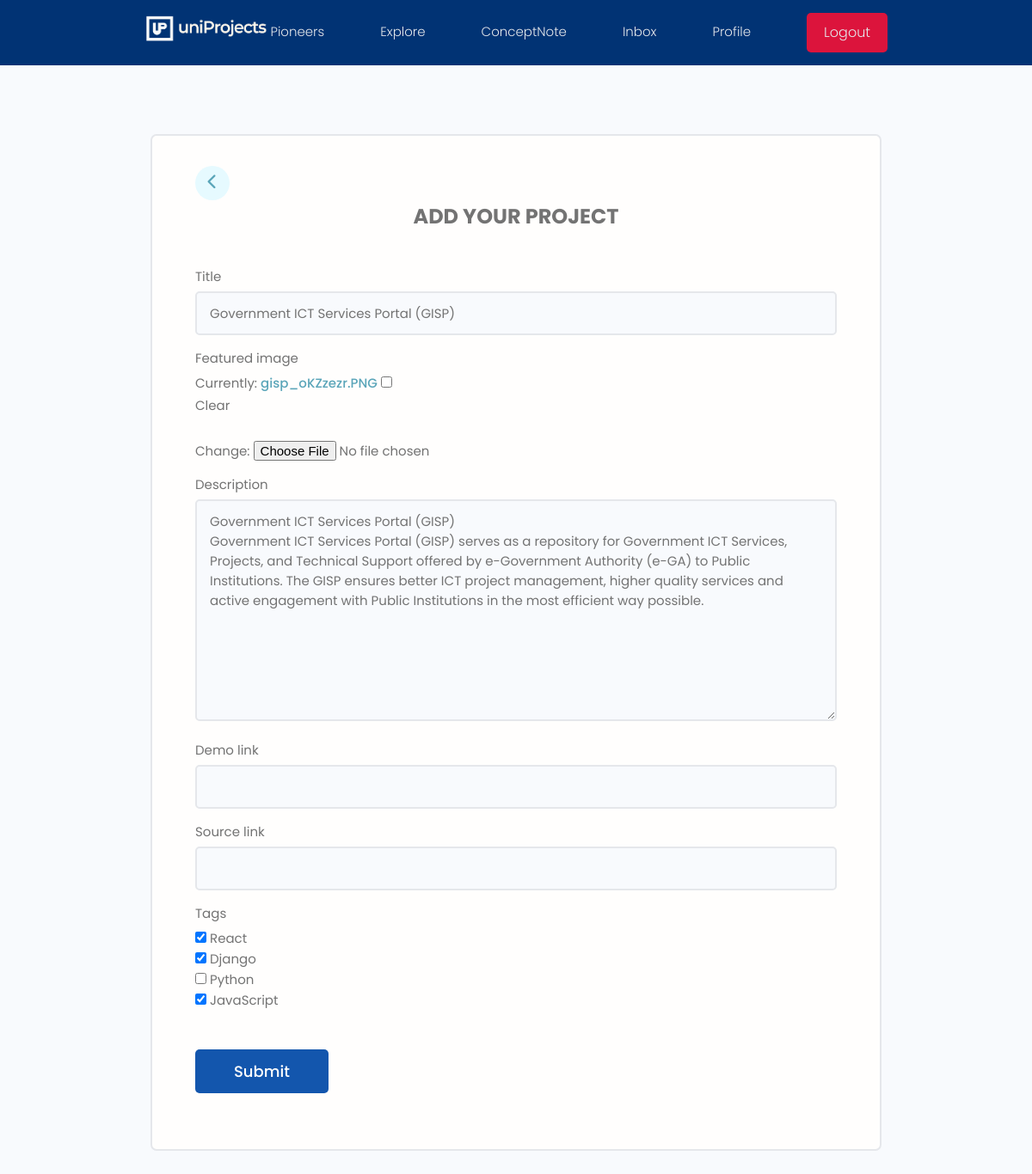
Page /update-project/e8e5e984-11cf-4671-bc1b-8d625f1b0961 (signed in) on the committed database.
### projects/models.py (models this page shows, shortened)
class Project(models.Model):
    owner = models.ForeignKey(Profile, null=True,blank=True, on_delete=models.CASCADE)
    title = models.CharField(max_length = 200)
    description = models.TextField(null = True, blank = True)
    featured_image = models.ImageField(null=True, blank=True, default="default.jpg")
    demo_link = models.CharField(max_length = 2000, null = True, blank = True)
    source_link = models.CharField(max_length = 2000, null = True, blank = True)
    tags = models.ManyToManyField('Tag', blank=True)
    vote_total = models.IntegerField(default=0,null=True, blank = True)
    vote_ratio = models.IntegerField(default=0,null=True, blank = True)
    created = models.DateTimeField(auto_now_add = True)
    id = models.UUIDField(default=uuid.uuid4, unique = True,
                          primary_key = True, editable = False)
    class Meta:
        ordering = ['-vote_ratio', '-vote_total', 'title']

### projects/views.py (the view)
# urls.py: path('update-project/<str:pk>', views.updateProject, name='update-project'),
@login_required(login_url="login")
def updateProject(request,pk):
    profile = request.user.profile
    project = profile.project_set.get(id=pk)
    form = ProjectForm(instance=project)
    if request.method == 'POST':
        form = ProjectForm(request.POST, request.FILES, instance=project)
        if form.is_valid():
            form.save()
            return redirect('account')
    context = {'form': form}
    return render(request, 'projects/project_form.html', context)

### projects/forms.py
class ProjectForm(ModelForm):
    class Meta:
        model = Project
        fields = ['title','featured_image', 'description', 'demo_link', 'source_link','tags']
        widgets = {
        'tags': forms.CheckboxSelectMultiple(),
        }
    def __init__(self, *args, **kwargs):
        super(ProjectForm, self).__init__(*args, **kwargs)
        for name, field in self.fields.items():
            field.widget.attrs.update({'class':'input'})

### projects/models.py (called while the page is built)
    def __str__(self):
        return self.name

### projects/templates/projects/project_form.html (shortened to what this page needs)
{% extends 'main.html' %}
{% block content %}
 <main class="formPage my-xl">
    <div class="content-box">
        <div class="formWrapper">
            <a class="backButton" href="#"><i class="fa-solid fa-chevron-left"></i></a>
            <h5 style="text-align: center; font-weight: bold;">ADD YOUR PROJECT</h5>
            <br>
            <form class="form" method="POST" enctype="multipart/form-data">
                {% for field in form %}
                <div class="form__field">
                    <label for="formInput#text">{{field.label}}</label>
                    {{field}}
                </div>
                {% endfor %}
                <input class="btn btn--sub btn--lg  my-md" type="submit" value="Submit" />
            </form>
        </div>
    </div>
</main>
{% endblock %}

### static/styles/app.css (style rules this page uses)
:root { --color-sub: #013374; }
.btn--sub { background-color:#1356ad; }
.content-box { width: 95%; max-width: 85rem; margin: 0 auto; }
.backButton { background: var(--color-main-light); color: var(--color-main); width: 4rem; height: 4rem; display: flex; align-items: center; justify-content: center; border-radius: 50%; }
.backButton i { font-size: 1.8rem; }
.formPage .formWrapper { list-style: none; background: var(--color-white); padding: 3.5rem 5rem; border: 2px solid var(--color-light); border-radius: 0.7rem; }

### static/uikit/styles/modules/_variables.css (style rules this page uses)
:root { --color-main: #5aa5b9; --color-main-light: #e6faff; --color-sub: #3f4156; --color-sub-light: #51546e; --color-sub-lighter: #ededfd; --color-text: #737373; --color-gray: #8b8b8b; --color-light: #e5e7eb; --color-light-gray: #767676; --color-bg: #f8fafd; --color-white: #fffefd; --color-white-light: #f3f3f3; --color-success: #359e64; --color-success-bg: #def8e8; --color-error: #fc4b0b; --color-error-bg: #fff2ee; --font-base: 'Poppins', arial, helvetica, 'Segoe UI', roboto, ubuntu, sans-serif; --font-monospace: 'Fira Code', 'Courier New', courier, monospace; --font-regular: 300; --font-medium: 500; --font-bold: 700; --generic-shadow: 1px 1px 5px #00000010; --generic-transition: all 0.3s ease-in-out; }

### static/uikit/styles/modules/_base.css (style rules this page uses)
* { margin: 0; padding: 0; box-sizing: border-box; text-rendering: optimizeLegibility; color: inherit; font-size: inherit; }
html { font-size: 50%; }
@media only screen and (min-width: 480px) { html { font-size: 56.25%; } }
@media only screen and (min-width: 1200px) { html { font-size: 62.5%; } }
body { line-height: 1.6; font-weight: 400; font-size: 1.5rem; color: var(--color-text); background-color: var(--color-bg); min-height: 100vh; }

### static/uikit/styles/modules/_typography.css (style rules this page uses)
* { font-family: var(--font-base); }
h5 { font-size: 2.4rem; font-weight: var(--font-medium); }
h5, h6 { font-weight: var(--font-regular); }
a { padding-bottom: 2px; text-decoration: none; display: inline-block; color: var(--color-main); font-weight: var(--font-medium); }

### static/uikit/styles/modules/_utilities.css (style rules this page uses)
.my-md { margin: 3rem auto; }
.my-xl { margin: 8rem auto; }

### static/uikit/styles/modules/_button.css (style rules this page uses)
.btn { display: inline-block; position: relative; cursor: pointer; background-color: var(--color-light); font-weight: var(--font-medium); color: var(--color-sub); text-decoration: none; padding: 1rem 2rem; border-radius: 0.5rem; border: none; width: -webkit-fit-content; width: -moz-fit-content; width: fit-content; height: -webkit-fit-content; height: -moz-fit-content; height: fit-content; font-size: 1.6rem; outline-width: 0; outline-color: transparent; -webkit-backface-visibility: hidden; backface-visibility: hidden; transition: all 0.3s ease-in-out; }
.btn--sub { background-color: var(--color-sub); color: var(--color-white); }
.btn--lg { font-size: 1.8rem; padding: 1.2rem 4.5rem; }

### static/uikit/styles/modules/_form.css (style rules this page uses)
.form { display: block; }
.form__field { margin-top: 1.5rem; margin-bottom: 1.5rem; }
.form__label, .form__field > label { display: block; margin-bottom: 0.5rem; color: var(--color-text); }
input.input[type='text'], input.input[type='email'], input.input[type='password'], input.input[type='number'], textarea.input { min-width: 24rem; width: 100%; padding: 1.2rem 1.5rem; border-radius: 0.5rem; border: 2px solid var(--color-light); transition: all 0.3s ease-in-out; background-color: var(--color-bg); }

### rows in the picture
Project: form "Government ICT Services Portal (GISP)" "Government ICT Services Portal (GISP) Government ICT Services Portal (GISP) serves as a repository for Government ICT Services, Projects, and Technical Support offered by e-Government Authority (e-GA) to Public Institutions. The GISP ensures better ICT project management, higher quality services and active engagement with Public Institutions in the most efficient way possible."

### other values in the picture
{{ field.label }} "Title" "Featured image" "Description" "Demo link" "Source link" "Tags"
